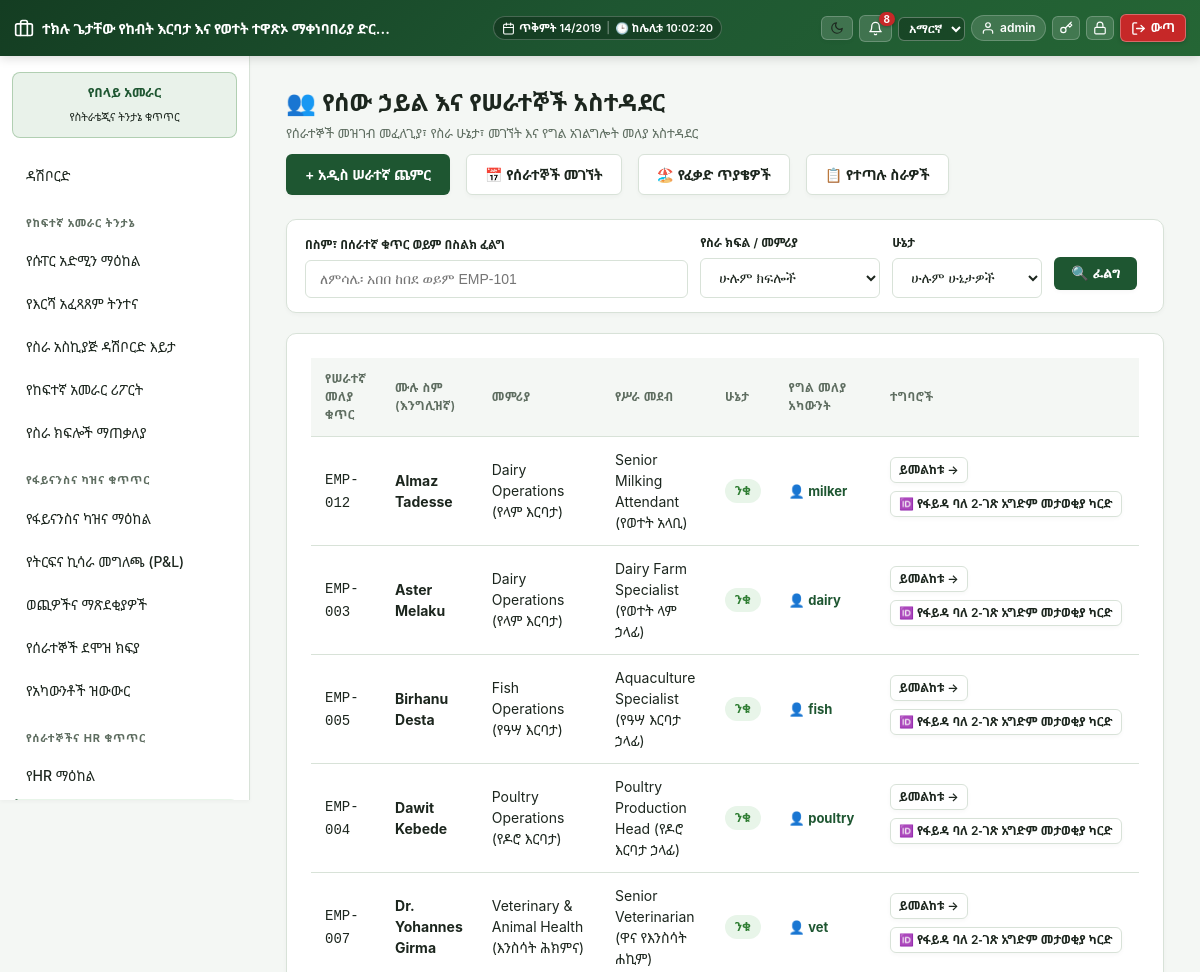
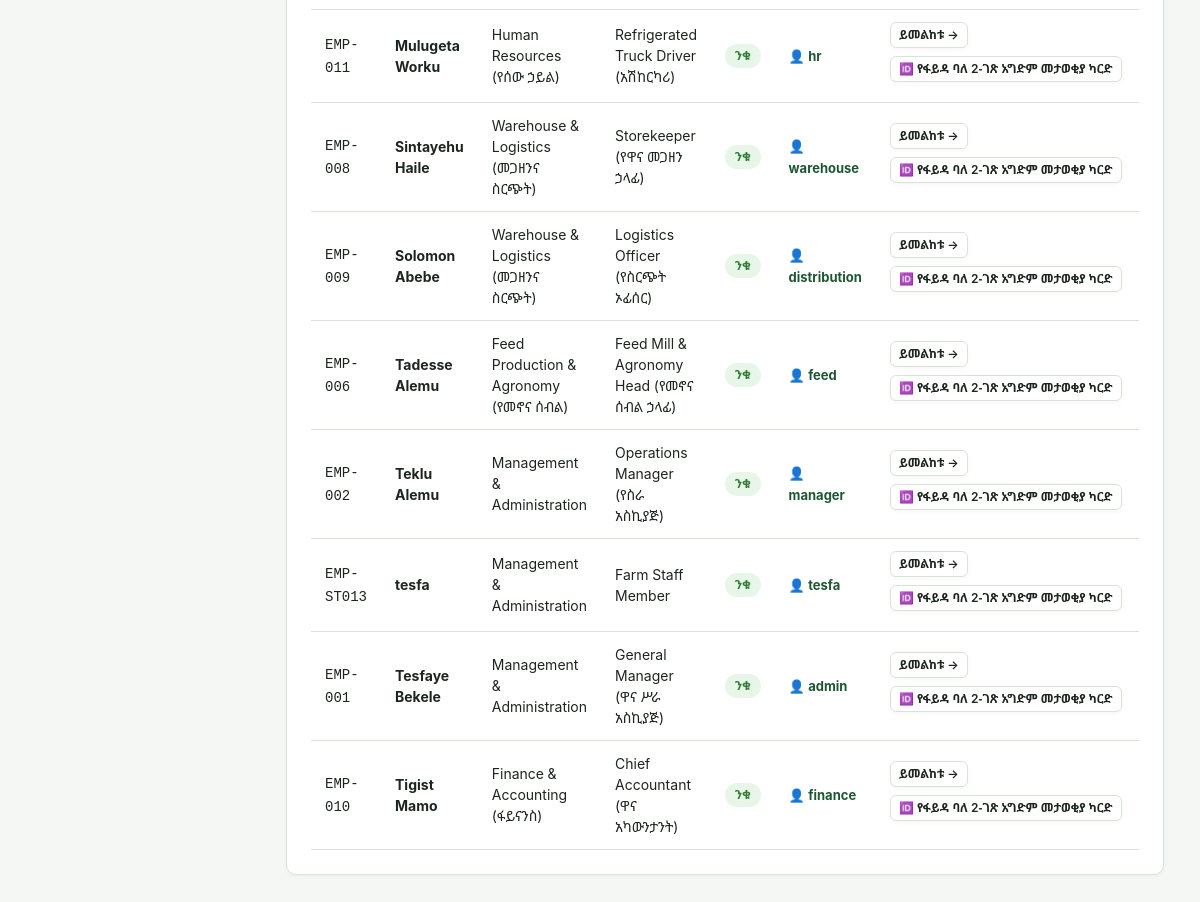
/modules/employees/list.php (signed in), run on the app's committed database (2 pictures, top to bottom).
### tables this page shows
CREATE TABLE `employees` (
  `id` int(11) NOT NULL,
  `user_id` int(11) DEFAULT NULL,
  `department_id` int(11) DEFAULT NULL,
  `employee_number` varchar(30) NOT NULL,
  `national_id` varchar(50) DEFAULT NULL,
  `blood_group` varchar(10) DEFAULT 'O+',
  `full_name` varchar(150) NOT NULL,
  `amharic_name` varchar(150) DEFAULT NULL,
  `job_title` varchar(100) DEFAULT NULL,
  `employment_type` enum('permanent','contract','daily','temporary') NOT NULL DEFAULT 'permanent',
  `phone` varchar(30) DEFAULT NULL,
  `emergency_contact` varchar(150) DEFAULT NULL,
  `emergency_contact_phone` varchar(50) DEFAULT NULL,
  `photo_path` varchar(255) DEFAULT NULL,
  `phone_alt` varchar(20) DEFAULT NULL,
  `hire_date` date DEFAULT NULL,
  `base_salary` decimal(12,2) DEFAULT NULL,
  `is_driver` tinyint(1) NOT NULL DEFAULT 0,
  `status` enum('active','on_leave','terminated') NOT NULL DEFAULT 'active'
);

CREATE TABLE `departments` (
  `id` int(11) NOT NULL,
  `name` varchar(100) NOT NULL,
  `code` varchar(20) NOT NULL,
  `business_unit` varchar(50) DEFAULT NULL,
  `created_at` datetime DEFAULT current_timestamp()
);

CREATE TABLE `users` (
  `id` int(11) NOT NULL,
  `name` varchar(100) NOT NULL,
  `email` varchar(150) NOT NULL,
  `password` varchar(255) NOT NULL,
  `api_token` varchar(64) DEFAULT NULL,
  `role_id` int(11) NOT NULL,
  `department_id` int(11) DEFAULT NULL,
  `locale` varchar(5) NOT NULL DEFAULT 'en',
  `theme` varchar(5) NOT NULL DEFAULT 'light',
  `two_factor_secret` varchar(64) DEFAULT NULL,
  `two_factor_enabled` tinyint(1) NOT NULL DEFAULT 0,
  `is_active` tinyint(1) NOT NULL DEFAULT 1,
  `last_login_at` datetime DEFAULT NULL,
  `created_at` datetime DEFAULT current_timestamp()
);

### includes/auth.php (called while the page is built, shortened)
<?php
require_once __DIR__ . '/../config/db.php';
require_once __DIR__ . '/functions.php';
function current_user(): ?array
{
    return $_SESSION['user'] ?? null;
}

### includes/functions.php (called while the page is built, shortened)
<?php
require_once __DIR__ . '/../config/db.php';
function h(?string $s): string { return htmlspecialchars($s ?? '', ENT_QUOTES, 'UTF-8'); }
function current_locale(): string
{
    $user = current_user();
    $locale = $user['locale'] ?? ($_SESSION['guest_locale'] ?? 'en');
    return array_key_exists($locale, SUPPORTED_LOCALES) ? $locale : 'en';
}
function t(string $key, ?string $fallback = null): string
{
    static $cache = [];
    $locale = current_locale();
    if (!isset($cache[$locale])) {
        $path = __DIR__ . "/lang/{$locale}.php";
        $cache[$locale] = file_exists($path) ? require $path : [];
    }
    if (!isset($cache['en'])) {
        $pathEn = __DIR__ . '/lang/en.php';
        $cache['en'] = file_exists($pathEn) ? require $pathEn : [];
    }
    return $cache[$locale][$key] ?? $cache['en'][$key] ?? $fallback ?? $key;
}

### config/db.php (called while the page is built, shortened)
<?php
function db(): PDO
{
    static $pdo = null;
    if ($pdo === null) {
        try {
            $pdo = new PDO(
                "mysql:host=" . DB_HOST . ";dbname=" . DB_NAME . ";charset=utf8mb4",
                DB_USER,
                DB_PASS,
                [
                    PDO::ATTR_ERRMODE => PDO::ERRMODE_EXCEPTION,
                    PDO::ATTR_DEFAULT_FETCH_MODE => PDO::FETCH_ASSOC,
                ]
            );
        } catch (PDOException $e) {
            die('Database connection failed: ' . htmlspecialchars($e->getMessage()) .
                '<br>Check config/db.php — is MySQL running in XAMPP, and does the "aleltu_eifms" database exist?');
        }
    }
    return $pdo;
}

### modules/employees/list.php (the view, shortened to what this page needs)
<?php
require_once __DIR__ . '/../../includes/functions.php';
require_once __DIR__ . '/../../includes/auth.php';
require_once __DIR__ . '/../../includes/header.php';
$search = trim($_GET['search'] ?? '');
$sql = "SELECT e.*, d.name AS department_name, u.name AS user_username, u.email AS user_email, u.is_active AS user_active
        FROM employees e
        LEFT JOIN departments d ON d.id = e.department_id
        LEFT JOIN users u ON u.id = e.user_id
        WHERE 1=1";
$params = [];
$sql .= " ORDER BY e.full_name ASC";
$stmt = db()->prepare($sql);
$stmt->execute($params);
$employees = $stmt->fetchAll();
?>
<div style="display:flex;justify-content:space-between;align-items:center;margin-bottom:16px;flex-wrap:wrap;gap:10px">
    <div>
        <h2 class="mt-0" style="margin-bottom:4px">👥 <?= h(t('emp.mgmt', 'Employee Management & Directory')) ?></h2>
        <p class="text-muted" style="margin:0"><?= current_locale() === 'am' ? 'የሰራተኞች መዝገብ መፈለጊያ፣ የስራ ሁኔታ፣ መገኘት እና የግል አገልግሎት መለያ አስተዳደር' : 'Search staff records, manage employment status, attendance, and self-service account linkage.' ?></p>
    </div>
    <div style="display:flex;gap:8px;flex-wrap:wrap">
        <a href="<?= BASE_URL ?>/modules/employees/add.php" class="btn">+ <?= h(t('emp.add_new', 'Register Employee')) ?></a>
        <a href="<?= BASE_URL ?>/modules/employees/attendance.php" class="btn secondary">📅 <?= h(t('nav.attendance', 'Attendance')) ?></a>
        <a href="<?= BASE_URL ?>/modules/employees/leave.php" class="btn secondary">🏖️ <?= h(t('nav.leave_requests', 'Leave Requests')) ?></a>
        <a href="<?= BASE_URL ?>/modules/employees/tasks.php" class="btn secondary">📋 <?= h(t('nav.tasks', 'Tasks')) ?></a>
    </div>
</div>
<div class="card" style="margin-bottom:20px;padding:14px 18px">
    <form method="get" style="display:flex;gap:12px;align-items:flex-end;flex-wrap:wrap">
        <div class="form-group" style="margin:0;flex:1;min-width:200px">
            <label style="font-size:12px"><?= current_locale() === 'am' ? 'በስም፣ በሰራተኛ ቁጥር ወይም በስልክ ፈልግ' : 'Search by Name, Employee # or Phone' ?></label>
            <input type="text" name="search" value="<?= h($search) ?>" placeholder="<?= current_locale() === 'am' ? 'ለምሳሌ፡ አበበ ከበደ ወይም EMP-101' : 'e.g. Abebe Kebede or EMP-101' ?>">
        </div>
        <div class="form-group" style="margin:0;width:180px">
            <label style="font-size:12px"><?= current_locale() === 'am' ? 'የስራ ክፍል / መምሪያ' : 'Department' ?></label>
            <select name="department_id">
                <option value="0"><?= current_locale() === 'am' ? 'ሁሉም ክፍሎች' : 'All Departments' ?></option>
            </select>
        </div>
        <div class="form-group" style="margin:0;width:150px">
            <label style="font-size:12px"><?= h(t('common.status', 'Status')) ?></label>
            <select name="status">
                <option value=""><?= current_locale() === 'am' ? 'ሁሉም ሁኔታዎች' : 'All Statuses' ?></option>
            </select>
        </div>
        <button class="btn" type="submit" style="padding:7px 16px">🔍 <?= h(t('common.search', 'Search')) ?></button>
    </form>
</div>
<div class="card">
    <div style="overflow-x:auto">
        <table>
            <thead>
                <tr>
                    <th><?= h(t('emp.employee_number', 'Emp #')) ?></th>
                    <th><?= h(t('emp.full_name', 'Full Name')) ?></th>
                    <th><?= current_locale() === 'am' ? 'መምሪያ' : 'Department' ?></th>
                    <th><?= h(t('emp.job_title', 'Job Title')) ?></th>
                    <th><?= h(t('common.status', 'Status')) ?></th>
                    <th><?= current_locale() === 'am' ? 'የግል መለያ አካውንት' : 'Self-Service Account' ?></th>
                    <th><?= h(t('common.actions', 'Actions')) ?></th>
                </tr>
            </thead>
            <tbody>
            <?php foreach ($employees as $e):
                $statusBadge = match($e['status']) {
                    'active' => 'badge milking',
                    'on_leave' => 'badge dry',
                    default => 'badge sold'
                };
                $stText = match($e['status']) {
                    'active' => (current_locale() === 'am' ? 'ንቁ' : 'Active'),
                    'on_leave' => (current_locale() === 'am' ? 'በፈቃድ ላይ' : 'On Leave'),
                    default => (current_locale() === 'am' ? 'የተሰናበተ' : 'Inactive')
                };
            ?>
                <tr>
                    <td><code><?= h($e['employee_number']) ?></code></td>
                    <td><strong><?= h($e['full_name']) ?></strong></td>
                    <td><?= h($e['department_name'] ?: '—') ?></td>
                    <td><?= h($e['job_title'] ?: '—') ?></td>
                    <td><span class="<?= $statusBadge ?>"><?= h($stText) ?></span></td>
                    <td>
                        <?php if (!empty($e['user_username'])): ?>
                            <span style="font-size:13px;font-weight:700;color:var(--primary)">👤 <?= h($e['user_username']) ?></span>
                        <?php else: ?>
                            <span class="text-muted" style="font-size:12px">⚠️ <?= current_locale() === 'am' ? 'አልተያያዘም' : 'Not linked' ?></span>
                        <?php endif; ?>
                    </td>
                    <td>
                        <a href="<?= BASE_URL ?>/modules/employees/view.php?id=<?= (int) $e['id'] ?>" class="btn secondary" style="padding:3px 8px;font-size:12px;white-space:nowrap"><?= h(t('common.view', 'View Profile')) ?> &rarr;</a>
                        <a href="<?= BASE_URL ?>/modules/employees/id_card.php?id=<?= (int) $e['id'] ?>" target="_blank" class="btn secondary" style="padding:3px 8px;font-size:12px;white-space:nowrap">🆔 <?= h(t('emp.id_card', 'ID Card')) ?></a>
                    </td>
                </tr>
            <?php endforeach; ?>
            </tbody>
        </table>
    </div>
</div>
<?php require_once __DIR__ . '/../../includes/footer.php'; ?>

### assets/css/app.css (style rules this page uses)
:root { --primary: #1e5631; --primary-dark: #143d22; --primary-light: #2e7d32; --primary-subtle: #e8f5e9; --accent: #43a047; --bg: #f4f7f4; --card: #ffffff; --text: #1c261e; --muted: #5e6d60; --border: #d8e2d8; --danger: #c62828; --danger-bg: #ffebee; --warn: #e65100; --warn-bg: #fff3e0; --success: #2e7d32; --success-bg: #e8f5e9; --shadow-sm: 0 2px 4px rgba(0,0,0,0.03); --shadow-md: 0 4px 12px rgba(0,0,0,0.06); --shadow-lg: 0 10px 25px rgba(0,0,0,0.09); --radius-sm: 6px; --radius-md: 10px; --radius-lg: 16px; --transition: all 0.2s cubic-bezier(0.4, 0, 0.2, 1); }
* { box-sizing: border-box; }
body { font-family: 'Nyala', 'Abyssinica SIL', 'Noto Sans Ethiopic', -apple-system, BlinkMacSystemFont, "Segoe UI", Roboto, "Helvetica Neue", Arial, sans-serif; background: var(--bg); color: var(--text); margin: 0; line-height: 1.5; -webkit-font-smoothing: antialiased; }
a { color: var(--primary); text-decoration: none; transition: var(--transition); }
.card { background: var(--card); border: 1px solid var(--border); border-radius: var(--radius-md); padding: 24px; margin-bottom: 24px; box-shadow: var(--shadow-sm); transition: var(--transition); }
table { width: 100%; border-collapse: collapse; }
th, td { text-align: left; padding: 12px 14px; border-bottom: 1px solid var(--border); font-size: 14px; }
th { color: var(--muted); font-weight: 600; font-size: 12px; text-transform: uppercase; letter-spacing: 0.5px; background: var(--bg); }
.btn { display: inline-flex; align-items: center; justify-content: center; padding: 9px 18px; background: var(--primary); color: #ffffff !important; border: 1px solid transparent; border-radius: var(--radius-sm); cursor: pointer; font-size: 14px; font-weight: 600; transition: var(--transition); box-shadow: var(--shadow-sm); margin-right: 8px; margin-bottom: 8px; }
.btn.secondary { background: var(--card); color: var(--text) !important; border: 1px solid var(--border); }
.form-group { margin-bottom: 18px; }
.form-group label { display: block; font-size: 13px; font-weight: 600; margin-bottom: 6px; color: var(--text); }
.form-group input, .form-group select, .form-group textarea { width: 100%; padding: 10px 14px; border: 1px solid var(--border); border-radius: var(--radius-sm); font-size: 14px; background: var(--card); color: var(--text); transition: var(--transition); }
.badge { display: inline-block; padding: 3px 10px; border-radius: 12px; font-size: 12px; font-weight: 600; background: var(--primary-subtle); color: var(--primary); }
.badge.milking, .badge.active, .badge.registered { background: var(--success-bg); color: var(--success); }
.text-muted { color: var(--muted); font-size: 13px; }
.mt-0 { margin-top: 0; }

### data on the page
employees: employee_number "EMP-012", full_name "Almaz Tadesse", department.name "Dairy Operations (የላም እርባታ)", job_title "Senior Milking Attendant (የወተት አላቢ)", status "ንቁ", user.name "milker"
employees: employee_number "EMP-003", full_name "Aster Melaku", department.name "Dairy Operations (የላም እርባታ)", job_title "Dairy Farm Specialist (የወተት ላም ኃላፊ)", status "ንቁ", user.name "dairy"
employees: employee_number "EMP-005", full_name "Birhanu Desta", department.name "Fish Operations (የዓሣ እርባታ)", job_title "Aquaculture Specialist (የዓሣ እርባታ ኃላፊ)", status "ንቁ", user.name "fish"
employees: employee_number "EMP-004", full_name "Dawit Kebede", department.name "Poultry Operations (የዶሮ እርባታ)", job_title "Poultry Production Head (የዶሮ እርባታ ኃላፊ)", status "ንቁ", user.name "poultry"
employees: employee_number "EMP-007", full_name "Dr. Yohannes Girma", department.name "Veterinary & Animal Health (እንስሳት ሕክምና)", job_title "Senior Veterinarian (ዋና የእንስሳት ሐኪም)", status "ንቁ", user.name "vet"
employees: employee_number "EMP-011", full_name "Mulugeta Worku", department.name "Human Resources (የሰው ኃይል)", job_title "Refrigerated Truck Driver (አሽከርካሪ)", status "ንቁ", user.name "hr"
employees: employee_number "EMP-008", full_name "Sintayehu Haile", department.name "Warehouse & Logistics (መጋዘንና ስርጭት)", job_title "Storekeeper (የዋና መጋዘን ኃላፊ)", status "ንቁ", user.name "warehouse"
employees: employee_number "EMP-009", full_name "Solomon Abebe", department.name "Warehouse & Logistics (መጋዘንና ስርጭት)", job_title "Logistics Officer (የስርጭት ኦፊሰር)", status "ንቁ", user.name "distribution"
employees: employee_number "EMP-006", full_name "Tadesse Alemu", department.name "Feed Production & Agronomy (የመኖና ሰብል)", job_title "Feed Mill & Agronomy Head (የመኖና ሰብል ኃላፊ)", status "ንቁ", user.name "feed"
employees: employee_number "EMP-002", full_name "Teklu Alemu", department.name "Management & Administration", job_title "Operations Manager (የስራ አስኪያጅ)", status "ንቁ", user.name "manager"
employees: employee_number "EMP-ST013", full_name "tesfa", department.name "Management & Administration", job_title "Farm Staff Member", status "ንቁ", user.name "tesfa"
employees: employee_number "EMP-001", full_name "Tesfaye Bekele", department.name "Management & Administration", job_title "General Manager (ዋና ሥራ አስኪያጅ)", status "ንቁ", user.name "admin"
employees: employee_number "EMP-010", full_name "Tigist Mamo", department.name "Finance & Accounting (ፋይናንስ)", job_title "Chief Accountant (ዋና አካውንታንት)", status "ንቁ", user.name "finance"

### other printed values
$unread "8"
$user['name'] "admin"
t('nav.dashboard') "ዳሽቦርድ"
$sec['title'] "የከፍተኛ አመራር ትንታኔ"
$item['label'] "የሱፐር አድሚን ማዕከል"
$item['label'] "የእርሻ አፈጻጸም ትንተና"
$item['label'] "የስራ አስኪያጅ ዳሽቦርድ እይታ"
$item['label'] "የከፍተኛ አመራር ሪፖርት"
$item['label'] "የስራ ክፍሎች ማጠቃለያ"
$sec['title'] "የፋይናንስና ካዝና ቁጥጥር"
$item['label'] "የፋይናንስና ካዝና ማዕከል"
$item['label'] "የትርፍና ኪሳራ መግለጫ (P&L)"
$item['label'] "ወጪዎችና ማጽደቂያዎች"
$item['label'] "የሰራተኞች ደሞዝ ክፍያ"
$item['label'] "የአካውንቶች ዝውውር"
